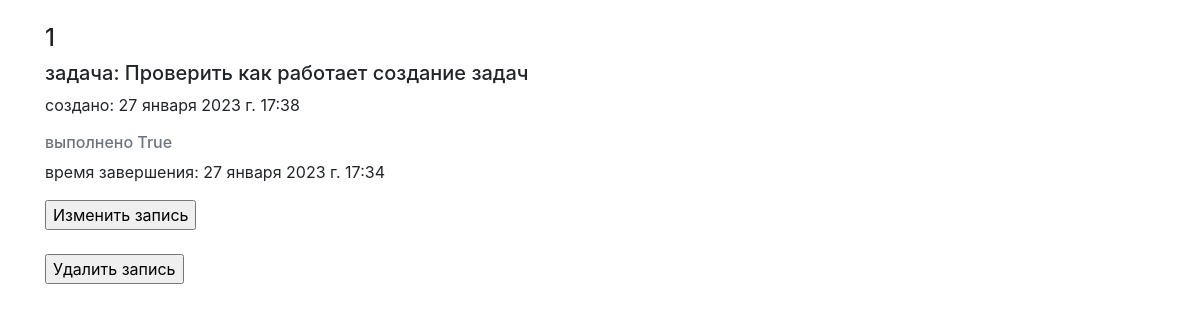
The app's page /tasks/1 with its own data.
### tdlist/models.py (models this page shows, shortened)
class Tasklist(models.Model):
    taskText = models.CharField(
        max_length=200, help_text="Описание задачи", verbose_name="Текст задачи"
    )
    created_time = models.DateTimeField(
        default=datetime.now(), help_text="Дата создения задачи", verbose_name="Создано"
    )
    is_done = models.BooleanField(
        default=False, help_text="Пометка о выполнении", verbose_name="Выполнено"
    )
    finish_time = models.DateTimeField(
        default=None,
        help_text="Время завершения задачи",
        blank=True,
        null=True,
        verbose_name="Время завершения",
    )

### tdlist/views.py (the view)
# urls.py: path("tasks/<int:pk>", TaskDetailView.as_view()),
class TaskDetailView(DetailView):
    context_object_name = "task"
    model = Tasklist
    template_name = "task_detail.html"

### tdlist/templates/task_detail.html (shortened to what this page needs)
{% extends 'base.html' %}
{% block content %}
    <p class="task mb-4">
        <div class="task-body">
            <h4 class="task-title">{{ task.pk }} </h4>
            <h5 class="task-title">задача: {{ task.taskText }}</h5>
            <p class="task-text">создано: {{ task.created_time }}</p>
            <h6 class="task-subtitle mb-2 text-muted">выполнено {{ task.is_done }}</h6>
            <p class="task-text">время завершения: {{ task.finish_time }}</p>
        </div>
        <form action="{% url 'tasks_update' task.pk %}" method="get">
            <input type="submit" value="Изменить запись">
        </form><br>
        <form action="{% url 'tasks_delete' task.pk %}" method="get">
            <input type="submit" value="Удалить запись">
        </form>
{% endblock content %}

### records on screen
Tasklist: pk "1", taskText "Проверить как работает создание задач", created_time "27 января 2023 г. 17:38", is_done "True", finish_time "27 января 2023 г. 17:34"
